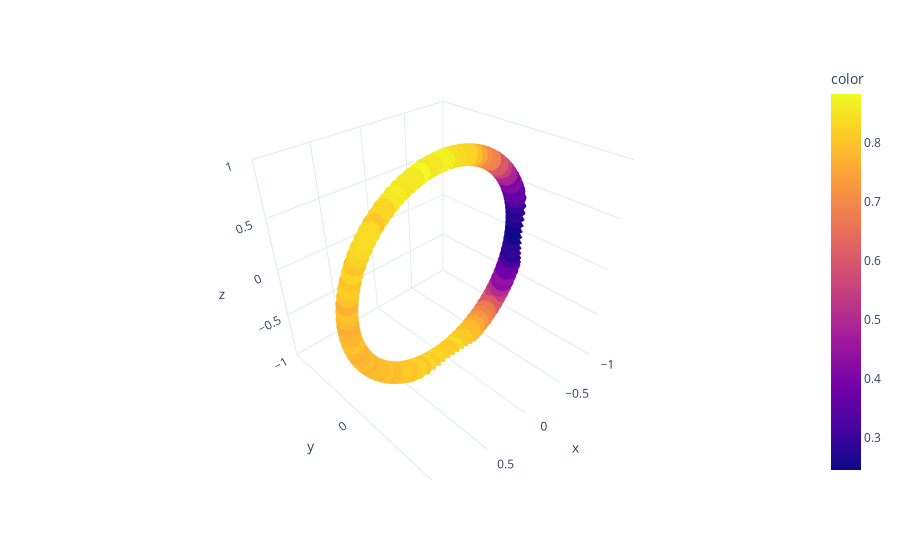

The code cell stored with this chart in its notebook:
### Code cell
#FIDELITY OF FIRST COPY
# Make data.
thetas=data_sheet["θ"]
phis=data_sheet["ϕ"]
x, y, z = np.cos(phis) * np.sin(thetas), np.sin(phis) * np.sin(thetas), np.cos(thetas);

# Plot the surface. F_measured/F_theory
df = px.data.iris()
fig = px.scatter_3d(df, x, y, z, color=data_sheet.prob_0_qubit_0, template="plotly_white")
fig.update_layout(
    scene = dict(
        xaxis = dict(range=[-1,1],),
        yaxis = dict(range=[-1,1],),
        zaxis = dict(range=[-1,1],)
    )
)
fig.update_layout(scene_aspectmode='cube')
fig.show()
print("Number of points: ", len(x))
print("Average fidelity: ", np.average(data_sheet.prob_0_qubit_0))
print("Standard deviation: ", np.std(data_sheet.prob_0_qubit_0))
